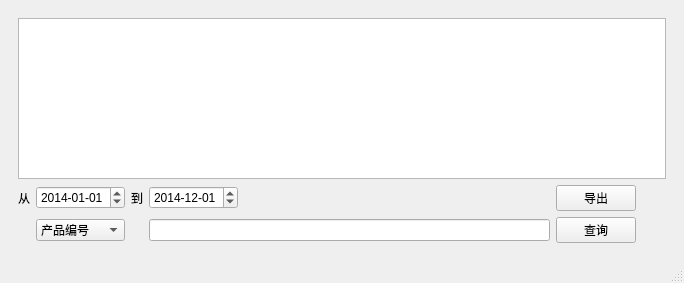
<?xml version="1.0" encoding="UTF-8"?>
<ui version="4.0">
 <class>StockMainWindow</class>
 <widget class="QMainWindow" name="StockMainWindow">
  <property name="geometry">
   <rect>
    <x>0</x>
    <y>0</y>
    <width>684</width>
    <height>283</height>
   </rect>
  </property>
  <property name="windowTitle">
   <string>库存管理</string>
  </property>
  <widget class="QWidget" name="centralwidget">
   <layout class="QGridLayout" name="gridLayout_2">
    <item row="0" column="0">
     <widget class="QWidget" name="widget" native="true">
      <layout class="QGridLayout" name="gridLayout">
       <item row="1" column="0">
        <widget class="QLabel" name="label">
         <property name="text">
          <string>从</string>
         </property>
        </widget>
       </item>
       <item row="1" column="3">
        <widget class="QDateTimeEdit" name="sqd_end">
         <property name="date">
          <date>
           <year>2014</year>
           <month>12</month>
           <day>1</day>
          </date>
         </property>
         <property name="displayFormat">
          <string>yyyy-MM-dd</string>
         </property>
        </widget>
       </item>
       <item row="2" column="5">
        <widget class="QPushButton" name="stock_query">
         <property name="text">
          <string>查询</string>
         </property>
        </widget>
       </item>
       <item row="0" column="0" colspan="11">
        <widget class="QTableView" name="table_stock"/>
       </item>
       <item row="1" column="2">
        <widget class="QLabel" name="label_2">
         <property name="text">
          <string>到</string>
         </property>
        </widget>
       </item>
       <item row="1" column="1">
        <widget class="QDateTimeEdit" name="sqd_begin">
         <property name="date">
          <date>
           <year>2014</year>
           <month>1</month>
           <day>1</day>
          </date>
         </property>
         <property name="displayFormat">
          <string>yyyy-MM-dd</string>
         </property>
        </widget>
       </item>
       <item row="1" column="5">
        <widget class="QPushButton" name="stock_export">
         <property name="text">
          <string>导出</string>
         </property>
        </widget>
       </item>
       <item row="1" column="4">
        <spacer name="horizontalSpacer">
         <property name="orientation">
          <enum>Qt::Horizontal</enum>
         </property>
         <property name="sizeHint" stdset="0">
          <size>
           <width>40</width>
           <height>20</height>
          </size>
         </property>
        </spacer>
       </item>
       <item row="2" column="3" colspan="2">
        <widget class="QLineEdit" name="sq_connent"/>
       </item>
       <item row="2" column="1">
        <widget class="QComboBox" name="comboBox">
         <item>
          <property name="text">
           <string>产品编号</string>
          </property>
         </item>
         <item>
          <property name="text">
           <string>产品名称</string>
          </property>
         </item>
         <item>
          <property name="text">
           <string>全部</string>
          </property>
         </item>
        </widget>
       </item>
      </layout>
     </widget>
    </item>
   </layout>
  </widget>
  <widget class="QMenuBar" name="menubar">
   <property name="geometry">
    <rect>
     <x>0</x>
     <y>0</y>
     <width>684</width>
     <height>25</height>
    </rect>
   </property>
  </widget>
  <widget class="QStatusBar" name="statusbar"/>
 </widget>
 <resources/>
 <connections/>
</ui>
